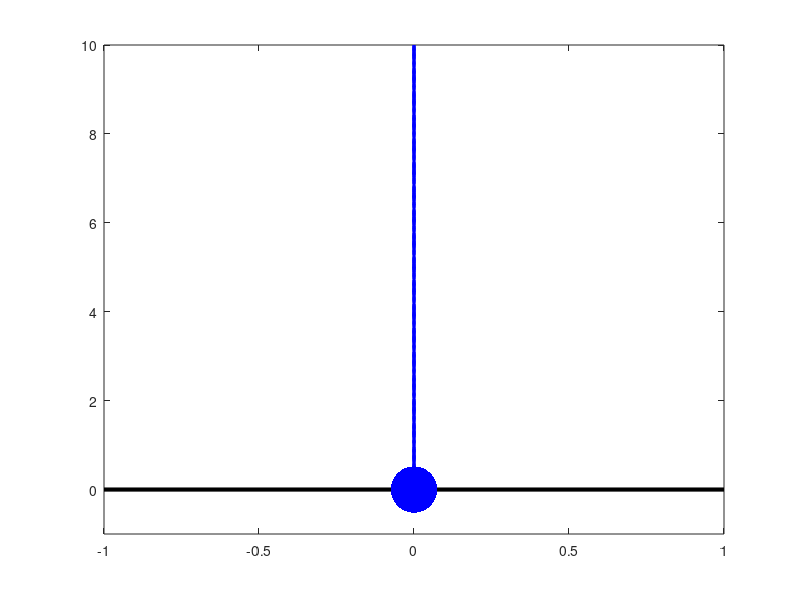

Reproduce this figure in MATLAB.
function [ttot,ztot] = integrator_events2(z0,e) 
% Numerical integration with integrator events
% z0 = [x0, xdot0, y0, ydot0] - initial conditions
% e = coefficient of restitution

if ~exist('z0','var') || isempty(z0)
    z0 = [0,0,10,0];  %initial conditions
end

if ~exist('e','var') || isempty(e)
    e = 1;  
end

%define constants
g = 9.81;   %m/s^2  acceleration due to graivty

    function dz = particle_in_gravity_eom(~,z)
        %z = [x,xdot,y,ydot]
        dz = [z(2); 0; z(4); -g];
    end

    function [value,isterminal,direction] = particle_in_gravity_event(~,z)
        %z = [x,xdot,y,ydot]
        % this will be zero when the mass has a height of 0:
        value = z(3); 
        isterminal = 1; %we wish to stop the integration at this point
        direction = -1; %trigger decreasing events
    end

% set options
options = odeset('events',@particle_in_gravity_event);
[t,z,te,ze] = ode45(@particle_in_gravity_eom,0:0.1:100,z0,options);

%initialize full time histories
ttot = t;
ztot = z;

for bounce = 2:5
    %find initial conditions for next bounce
    z0new = [ze(1:3), -e*ze(4)].';
    [t,z,te,ze] = ode45(@particle_in_gravity_eom,0:0.1:100,z0new,options);

    %update time histories
    ttot = [ttot;t+ttot(end)];
    ztot = [ztot;z];
end

x = ztot(:,1);
y = ztot(:,3);

figure(1)
clf
plot([min([min(x),-1]),max([max(x), 1])],[0,0],'k', 'Linewidth',3)
hold on
ylim([-1,y(1)])
p = plot(x(1), y(1), '.b','MarkerSize', 100);
traj = plot(x(1),y(1), 'b--', 'Linewidth',2);

for j=2:length(y)
    set(p,'XData', x(j), 'YData', y(j))
    set(traj,'XData', x(1:j), 'YData', y(1:j))
    pause(ttot(j)-ttot(j-1))
end

end
